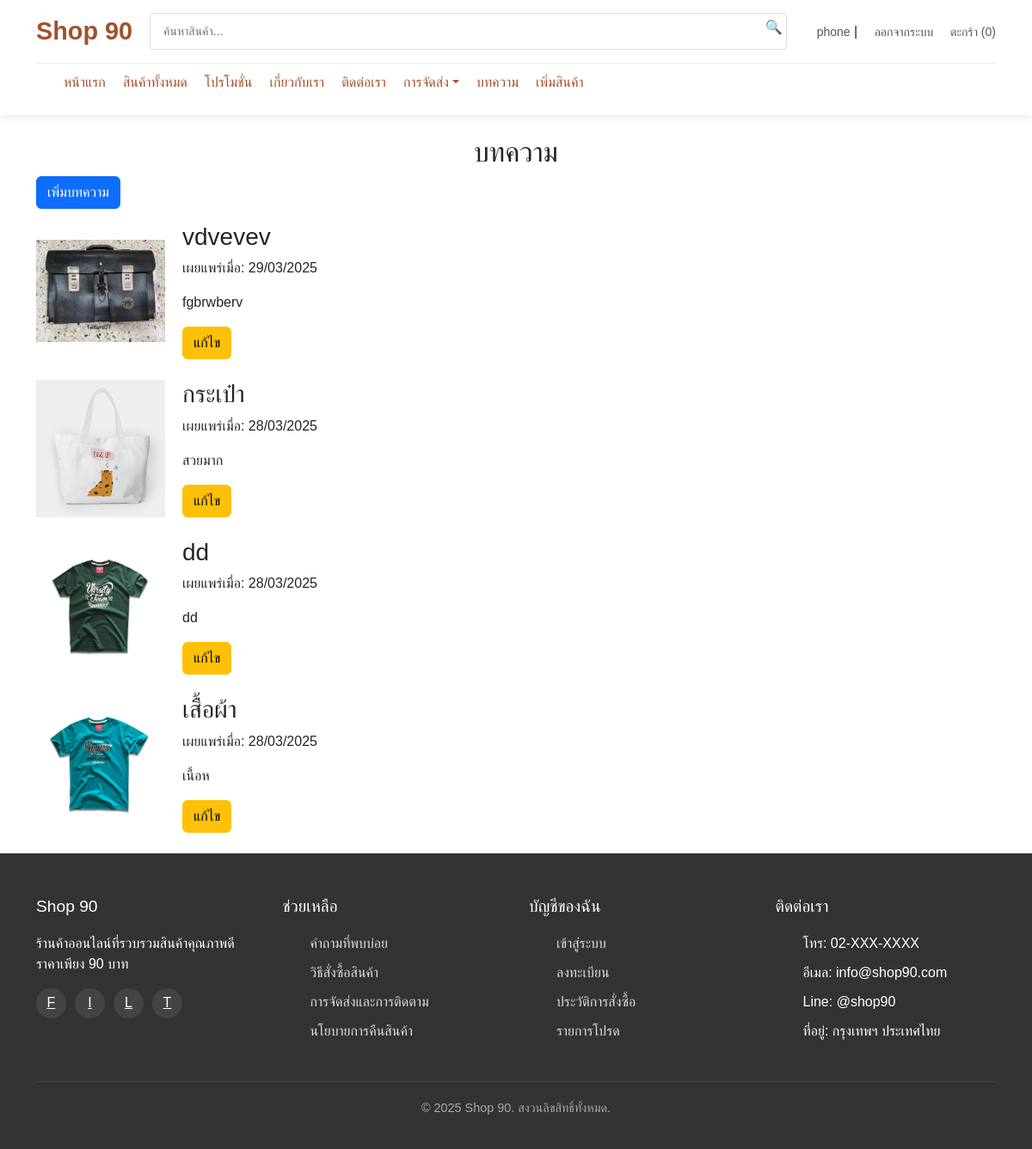
The app's page /admin/admin_articles.php (signed in), older data.
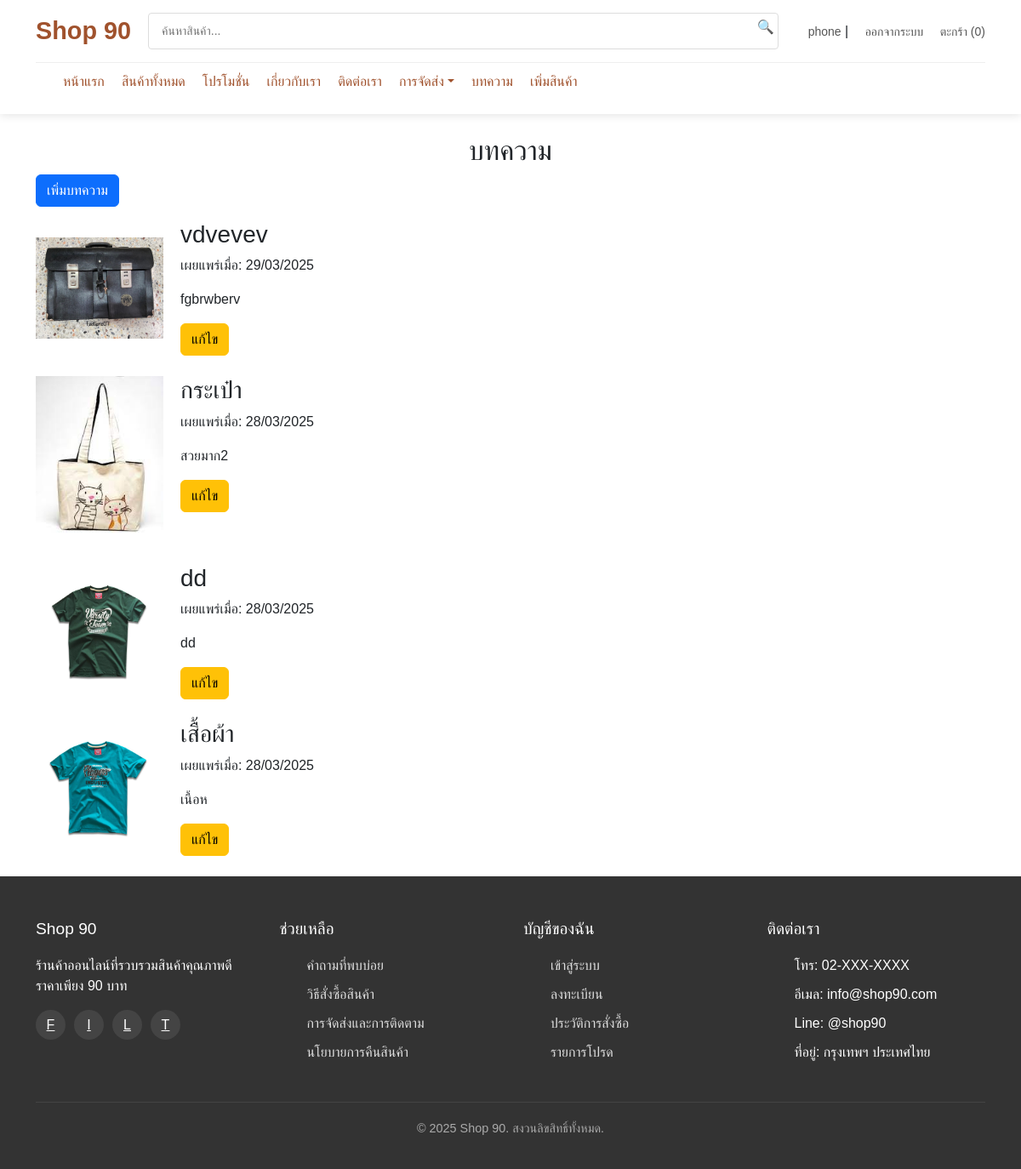
The same page, newer data.
### tables this page shows
CREATE TABLE `articles` (
  `id` int(11) NOT NULL,
  `title` varchar(255) NOT NULL,
  `content` text NOT NULL,
  `created_at` timestamp NOT NULL DEFAULT current_timestamp(),
  `updated_at` timestamp NOT NULL DEFAULT current_timestamp() ON UPDATE current_timestamp(),
  `image` varchar(255) DEFAULT NULL
);

### admin/admin_articles.php (the view, shortened to what this page needs)
<?php
include('../includes/header.php');
$isAdmin = ($_SESSION['user_type'] === 'admin');
$sql = "SELECT * FROM articles ORDER BY created_at DESC";
$result = $conn->query($sql);
?>
<!DOCTYPE html>
<html lang="th">
<head>
    <link rel="stylesheet" href="https://cdn.jsdelivr.net/npm/bootstrap@5.3.0/dist/css/bootstrap.min.css">
</head>
<body>
    <div class="container mt-4">
        <h2>บทความ</h2>
        <?php if ($isAdmin): ?>
            <button class="btn btn-primary mb-3" data-bs-toggle="modal" data-bs-target="#addArticleModal">เพิ่มบทความ</button>
        <?php endif; ?>
        <div class="article-list">
            <?php while ($row = $result->fetch_assoc()): ?>
                <div class="article d-flex mb-4">
                    <?php if ($row['image']): ?>
                        <img src="../assets/image/<?= $row['image'] ?>" alt="Article Image" class="img-fluid" style="max-width: 150px; margin-right: 20px;">
                    <?php endif; ?>
                    <div class="content">
                        <h3><?= htmlspecialchars($row['title']) ?></h3>
                        <p>เผยแพร่เมื่อ: <?= date('d/m/Y', strtotime($row['created_at'])) ?></p>
                        <p><?= nl2br(htmlspecialchars($row['content'])) ?></p>
                        <?php if ($isAdmin): ?>
                            <button class="btn btn-warning btn-edit"
                                    data-id="<?= $row['id'] ?>"
                                    data-title="<?= htmlspecialchars($row['title']) ?>"
                                    data-content="<?= htmlspecialchars($row['content']) ?>"
                                    data-image="<?= $row['image'] ?>"
                                    data-bs-toggle="modal" data-bs-target="#editArticleModal">
                                แก้ไข
                            </button>
                        <?php endif; ?>
                    </div>
                </div>
            <?php endwhile; ?>
        </div>
    </div>
</body>
</html>
<?php include('../includes/footer.php'); ?>

### includes/header.php (shortened to what this page needs)
<!DOCTYPE html>
<html lang="th">
<head>
    <link rel="stylesheet" href="../assets/css/all.css">
    <link rel="stylesheet" href="https://cdn.jsdelivr.net/npm/bootstrap@5.3.0/dist/css/bootstrap.min.css">
    <link rel="stylesheet" href="https://cdnjs.cloudflare.com/ajax/libs/font-awesome/6.4.2/css/all.min.css">
</head>
<body>
    <header>
        <div class="container">
            <div class="header-top">
                <div class="logo" onclick="window.location.href='../index.php'">
                    Shop 90
                </div>
                <div class="search-bar">
                    <form class="search-form">
                        <input type="text" placeholder="ค้นหาสินค้า..." class="search-input">
                        <button type="submit">🔍</button>
                    </form>
                </div>
                <div class="user-actions">
                    <?php if (!empty($_SESSION['user_id']) && !empty($_SESSION['username'])) : ?>
                        <a href='../page/profile.php?user_id=<?= $_SESSION['user_id'] ?>'><?= htmlspecialchars($_SESSION['username']) ?></a> |
                        <a href='../auth/logout.php'>ออกจากระบบ</a>
                    <?php else : ?>
                        <a href='../auth/login.php'>เข้าสู่ระบบ</a> | <a href='../auth/register.php'>สมัครสมาชิก</a>
                    <?php endif; ?>
                    <a href="../page/cart.php">ตะกร้า (<span class="cart-count">0</span>)</a>
                </div>
            </div>
            <nav class="nav-main">
                <ul>
                    <li><a href="../index.php">หน้าแรก</a></li>
                    <li><a href="../page/products.php">สินค้าทั้งหมด</a></li>
                    <li><a href="../page/promotions.php">โปรโมชั่น</a></li>
                    <li><a href="../page/about.php">เกี่ยวกับเรา</a></li>
                    <li><a href="../page/contact.php">ติดต่อเรา</a></li>
                    <li class="dropdown">
                        <a href="#" class="dropdown-toggle">การจัดส่ง</a>
                    </li>
                    <li><a href="../admin/admin_articles.php">บทความ</a></li>
                    <?php if (!empty($_SESSION['user_type']) && $_SESSION['user_type'] === 'admin') : ?>
                        <li><a href="../page/addProduct.php">เพิ่มสินค้า</a></li>
                    <?php endif; ?>
                </ul>
            </nav>
        </div>
    </header>
</body>
</html>

### includes/footer.php (shortened to what this page needs)
</body>
</html>
    <footer>
        <div class="container">
            <div class="footer-content">
                <div class="footer-column">
                    <h3>Shop 90</h3>
                    <p>ร้านค้าออนไลน์ที่รวบรวมสินค้าคุณภาพดีราคาเพียง 90 บาท</p>
                    <div class="social-icons">
                        <a href="#">F</a>
                        <a href="#">I</a>
                        <a href="#">L</a>
                        <a href="#">T</a>
                    </div>
                </div>
                <div class="footer-column">
                    <h3>ช่วยเหลือ</h3>
                    <ul>
                        <li><a href="../page/questions.php">คำถามที่พบบ่อย</a></li>
                        <li><a href="#">วิธีสั่งซื้อสินค้า</a></li>
                        <li><a href="#">การจัดส่งและการติดตาม</a></li>
                        <li><a href="#">นโยบายการคืนสินค้า</a></li>
                    </ul>
                </div>
                <div class="footer-column">
                    <h3>บัญชีของฉัน</h3>
                    <ul>
                        <li><a href="#">เข้าสู่ระบบ</a></li>
                        <li><a href="#">ลงทะเบียน</a></li>
                        <li><a href="#">ประวัติการสั่งซื้อ</a></li>
                        <li><a href="#">รายการโปรด</a></li>
                    </ul>
                </div>
                <div class="footer-column">
                    <h3>ติดต่อเรา</h3>
                    <ul>
                        <li>โทร: 02-XXX-XXXX</li>
                        <li>อีเมล: info@shop90.com</li>
                        <li>Line: @shop90</li>
                        <li>ที่อยู่: กรุงเทพฯ ประเทศไทย</li>
                    </ul>
                </div>
            </div>
            <div class="footer-bottom">
                <p>&copy; 2025 Shop 90. สงวนลิขสิทธิ์ทั้งหมด.</p>
            </div>
        </div>
    </footer>

### assets/css/style.css (style rules this page uses)
* { box-sizing: border-box; margin: 0; padding: 0; font-family: 'Prompt', sans-serif; }
body { background-color: #f8f9fa; color: #333; line-height: 1.6; }
.container { max-width: 1200px; margin: 0 auto; padding: 0 20px; }
img { max-width: 100%; }
.btn { padding: 12px 20px; background-color: #A0522D; color: #fff; font-size: 16px; border: none; border-radius: 4px; cursor: pointer; transition: background-color 0.3s; }
a { color: #A0522D; text-decoration: none; }
header { background-color: white; box-shadow: 0 2px 10px rgba(0,0,0,0.1); position: sticky; top: 0; z-index: 1000; }
.header-top { display: flex; justify-content: space-between; align-items: center; padding: 15px 0; border-bottom: 1px solid #eee; }
.logo { font-size: 1.8rem; font-weight: 700; color: #A0522D; cursor: pointer; }
.search-bar { flex: 1; margin: 0 20px; position: relative; }
.search-bar input { width: 100%; padding: 10px 15px; border: 1px solid #ddd; border-radius: 4px; font-size: 14px; }
.search-bar button { position: absolute; right: 5px; top: 5px; background: none; border: none; cursor: pointer; color: #777; }
.user-actions a { margin-left: 15px; font-size: 14px; color: #555; text-decoration: none; }
.nav-main { display: flex; padding: 10px 0; }
.nav-main ul { display: flex; list-style: none; }
.nav-main ul li { margin-right: 20px; }
.nav-main ul li a { font-weight: 500; transition: color 0.3s; color: #A0522D; text-decoration: none; }
footer { background-color: #333; color: white; padding: 50px 0 20px; margin-top: auto; }
.footer-content { display: grid; grid-template-columns: repeat(4, 1fr); gap: 30px; margin-bottom: 30px; }
.footer-column h3 { margin-bottom: 20px; font-size: 1.2rem; }
.footer-column ul { list-style: none; }
.footer-column ul li { margin-bottom: 10px; }
.footer-column ul li a { color: #ddd; transition: color 0.3s; text-decoration: none; }
.footer-bottom { border-top: 1px solid #444; padding-top: 20px; text-align: center; font-size: 0.9rem; color: #aaa; }
.social-icons { display: flex; margin-top: 15px; }
.social-icons a { display: inline-block; width: 35px; height: 35px; background-color: #444; color: white; border-radius: 50%; margin-right: 10px; display: flex; align-items: center; justify-content: center; transition: background-color 0.3s; }
.dropdown { position: relative; }

### assets/css/product.css (style rules this page uses)
body { font-family: 'Arial', sans-serif; margin: 0; padding: 0; background-color: #f5f5f5; }

### assets/css/about.css (style rules this page uses)
.btn-primary { background-color: #A0522D; color: #fff; padding: 12px 30px; font-size: 18px; border-radius: 8px; text-decoration: none; transition: background-color 0.3s; }

### assets/css/profile.css (style rules this page uses)
:root { --main-color: #A0522D; --text-dark: #333; --bg-light: #f5f5f5; --border-radius: 12px; --shadow-light: 0px 2px 10px rgba(0, 0, 0, 0.1); }

### assets/css/modal.css (style rules this page uses)
h2 { color: #333; text-align: center; margin-bottom: 20px; }

### assets/css/order_tracking.css (style rules this page uses)
h2 { text-align: center; color: #333; font-size: 24px; margin-bottom: 20px; }

Row changes from the older to the newer data that the page shows:
changed articles "กระเป๋า": image: a different picture; content "สวยมาก" → "สวยมาก2"
